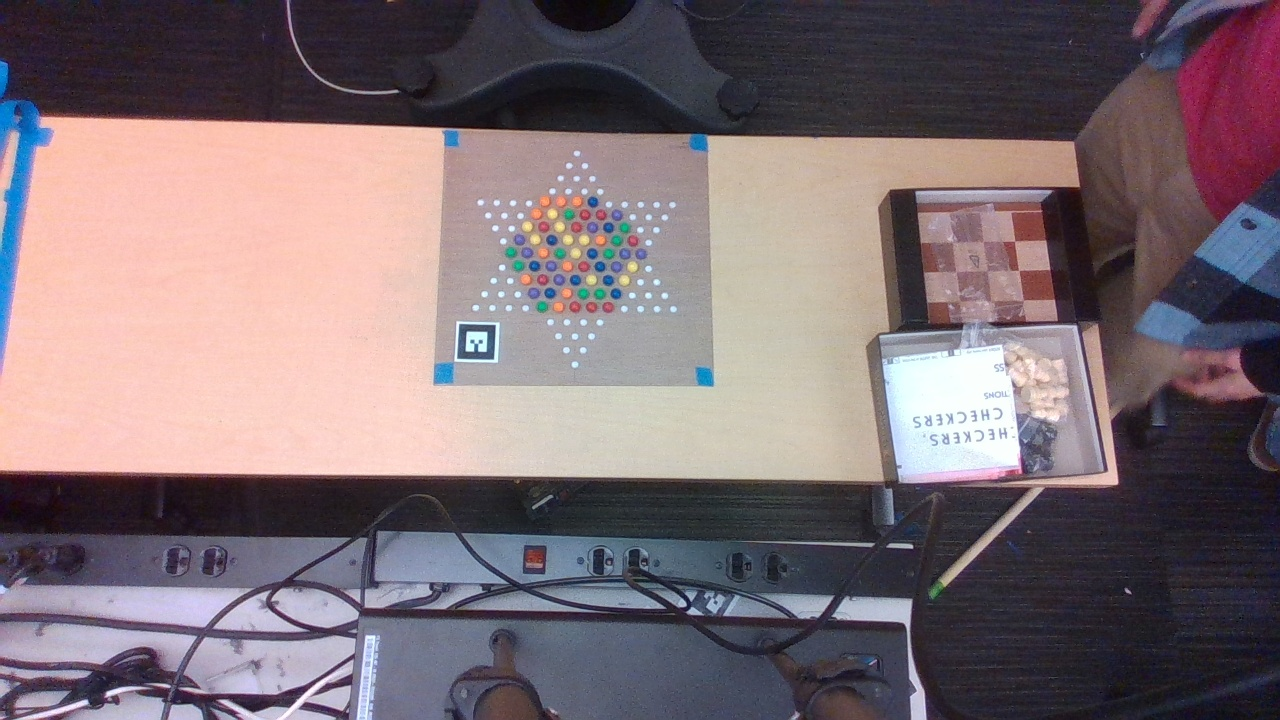
#> input picture src/internal/src/cv/original_images/new_image_26.jpg, 1280 x 720 px, found by its file name
$ python hsv_color_segmenter.py
#> lines starting #> are read from the running program, lines starting #| are printed output that depends on the picture; after the words box and inside, x2 and y2 are one past the last pixel; in counts of white or black regions, pixels touching at a corner belong together
import cv2
import numpy as np

# Load an image
image = cv2.imread(r"/home/cc/ee106a/fa24/class/ee106a-air/ros_workspaces/chinese_checkers/src/internal/src/cv/original_images/new_image_26.jpg")  # Replace with your image path
#> image is the input picture: shape (720, 1280, 3); mean B, G, R 116.3, 111, 125.9
cv2.namedWindow('image')

# Create trackbars
cv2.createTrackbar('HMin', 'image', 0, 179, lambda x: None)  # Hue is from 0-179 in OpenCV
#> slider 'HMin' is set to 35
cv2.createTrackbar('SMin', 'image', 0, 255, lambda x: None)
#> slider 'SMin' is set to 51
cv2.createTrackbar('VMin', 'image', 0, 255, lambda x: None)
#> slider 'VMin' is set to 51
cv2.createTrackbar('HMax', 'image', 179, 179, lambda x: None)
cv2.createTrackbar('SMax', 'image', 255, 255, lambda x: None)
cv2.createTrackbar('VMax', 'image', 255, 255, lambda x: None)

while True:
    # Get current positions of all trackbars
    hMin = cv2.getTrackbarPos('HMin', 'image')
    sMin = cv2.getTrackbarPos('SMin', 'image')
    vMin = cv2.getTrackbarPos('VMin', 'image')
    hMax = cv2.getTrackbarPos('HMax', 'image')
    sMax = cv2.getTrackbarPos('SMax', 'image')
    vMax = cv2.getTrackbarPos('VMax', 'image')

    # Define the HSV range for the mask
    lower = np.array([hMin, sMin, vMin])
    upper = np.array([hMax, sMax, vMax])

    # Convert image to HSV
    hsv = cv2.cvtColor(image, cv2.COLOR_BGR2HSV)
#> hsv: shape (720, 1280, 3); mean H, S, V 92.9, 59.5, 134

    # Apply the mask
    mask = cv2.inRange(hsv, lower, upper)
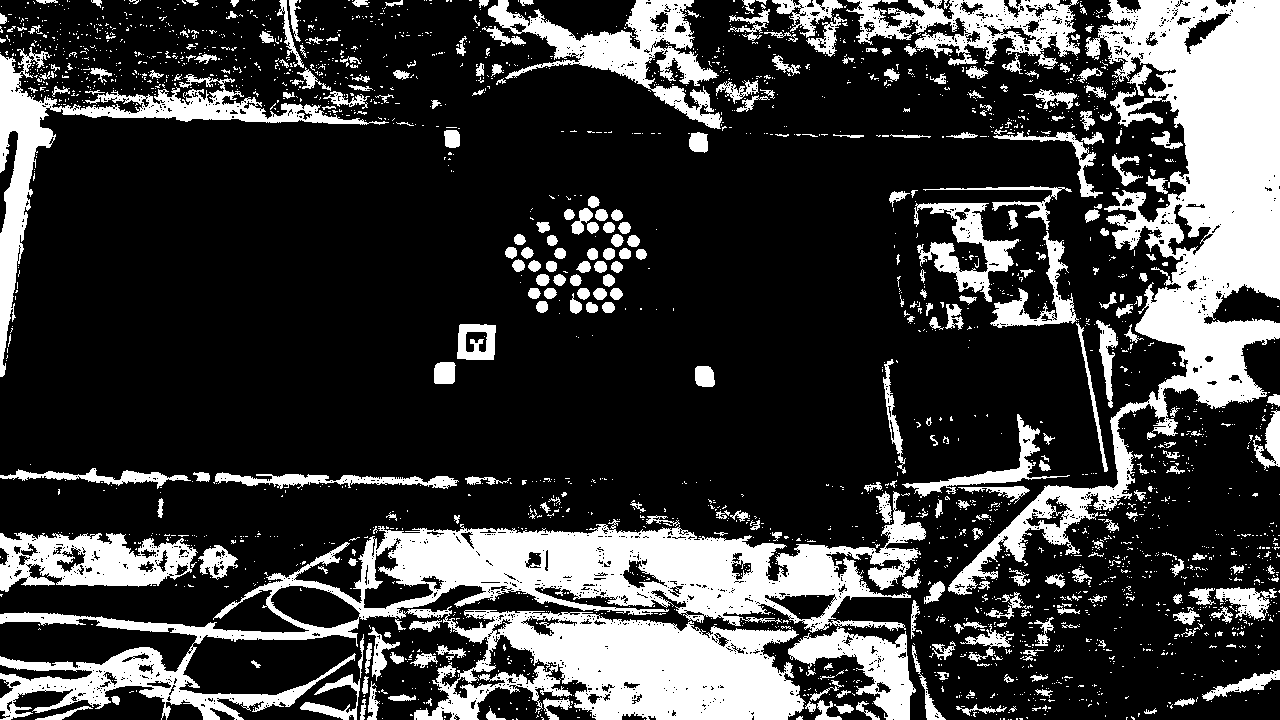
#> mask: shape (720, 1280); 24% white; 2624 white regions (2298 under 20 px), largest, box (x1, y1, x2, y2) and area: (0, 491, 926, 720) 72935, (948, 0, 1280, 595) 51276, (0, 47, 389, 377) 11989
    output = cv2.bitwise_and(image, image, mask=mask)
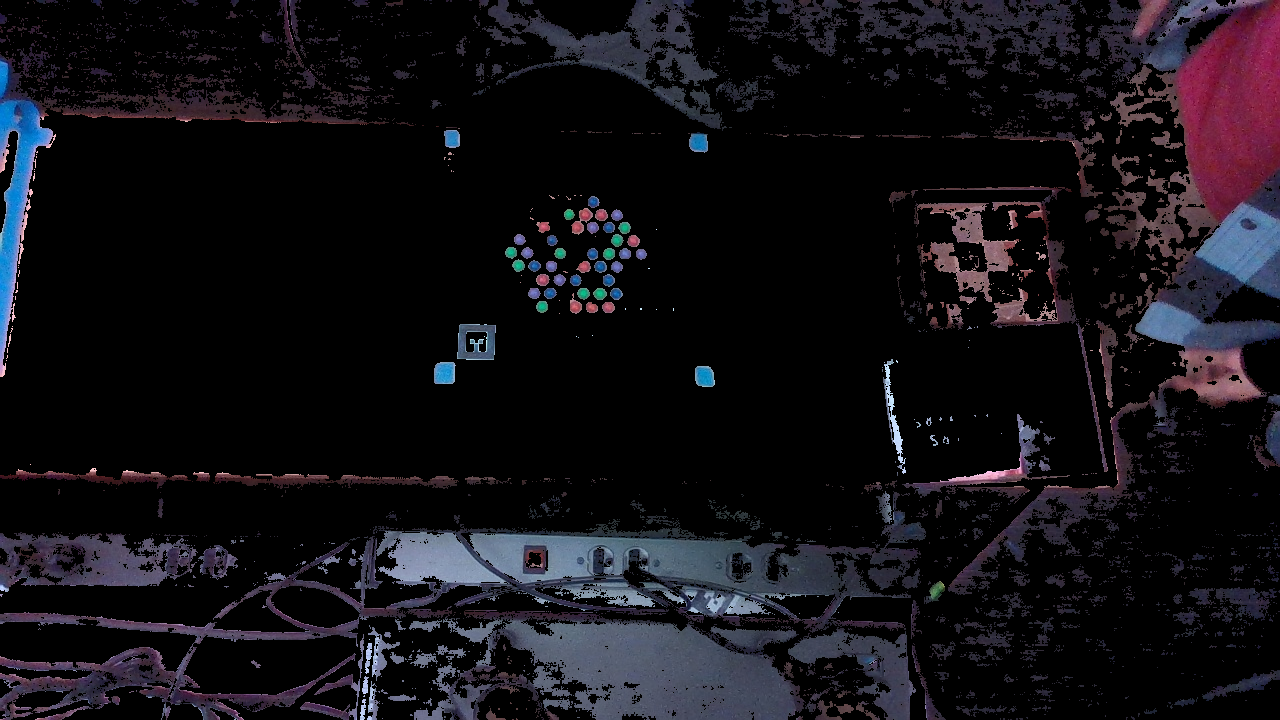
#> output: shape (720, 1280, 3); mean B, G, R 21.7, 16.8, 18.7

    # Display the result
    cv2.imshow('image', output)

    # Break the loop when 'q' is pressed
    if cv2.waitKey(1) & 0xFF == ord('q'):
#> (key q is pressed here)
        break

cv2.destroyAllWindows()

$ run again, with src/internal/src/cv/original_images/new_image_1.jpg copied over src/internal/src/cv/original_images/new_image_26.jpg
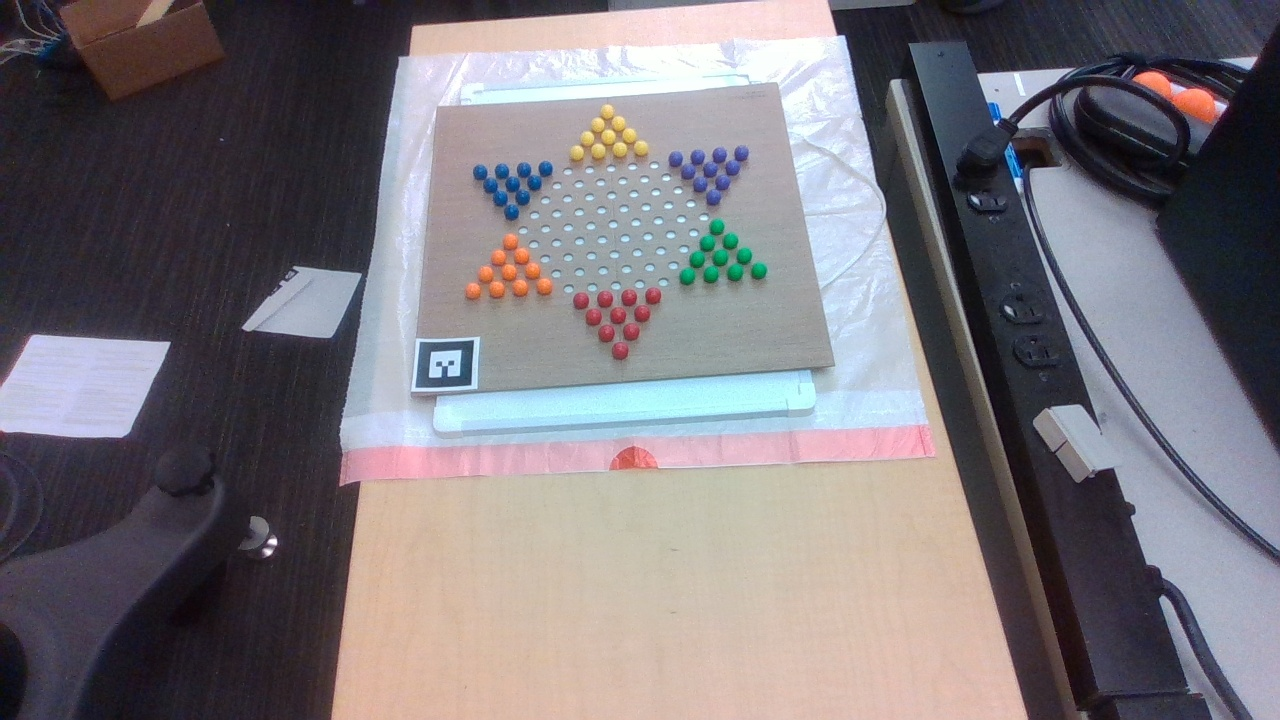
#> input picture src/internal/src/cv/original_images/new_image_1.jpg, 1280 x 720 px, found by its file name
#> image is the input picture: shape (720, 1280, 3); mean B, G, R 123.8, 118.2, 123.1
#> hsv: shape (720, 1280, 3); mean H, S, V 98.7, 50.6, 134.3
#> `mask = cv2.inRange(hsv, lower, upper)`:
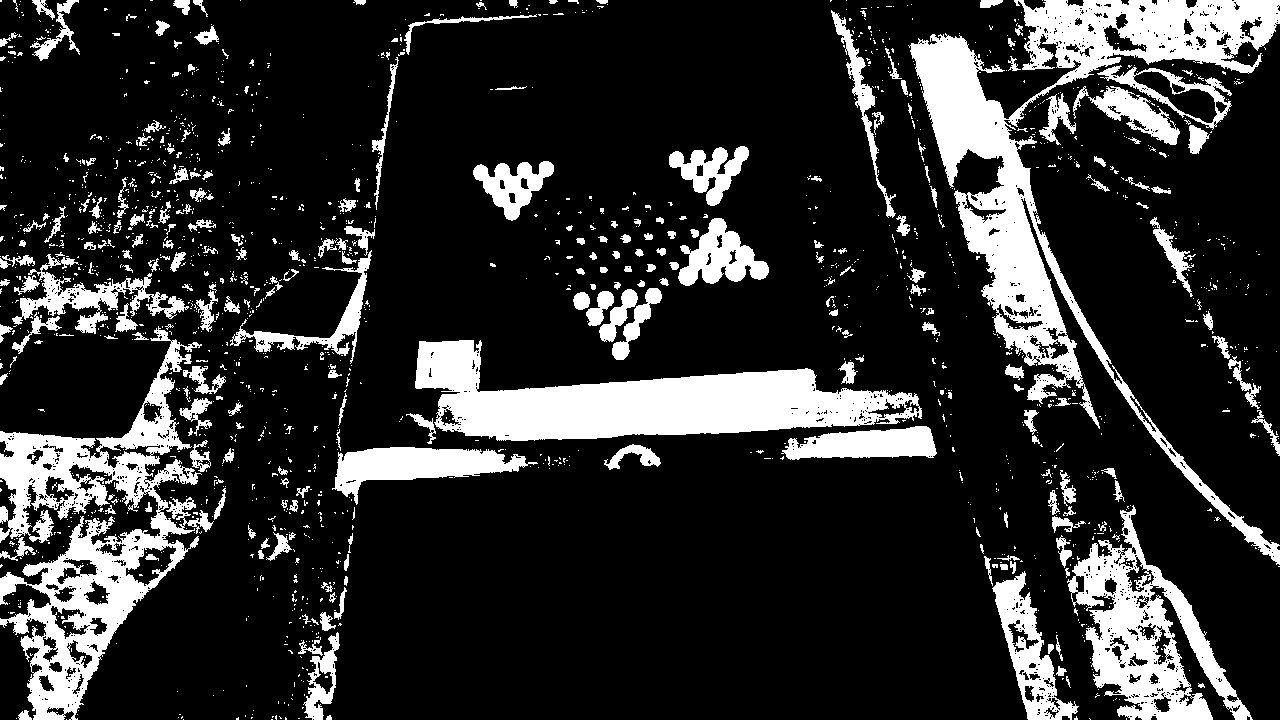
#> mask: shape (720, 1280); 18.2% white; 1787 white regions (1523 under 20 px), largest, box (x1, y1, x2, y2) and area: (908, 0, 1280, 565) 37654, (0, 326, 214, 720) 26340, (415, 340, 922, 441) 25866
#> `output = cv2.bitwise_and(image, image, mask=mask)`:
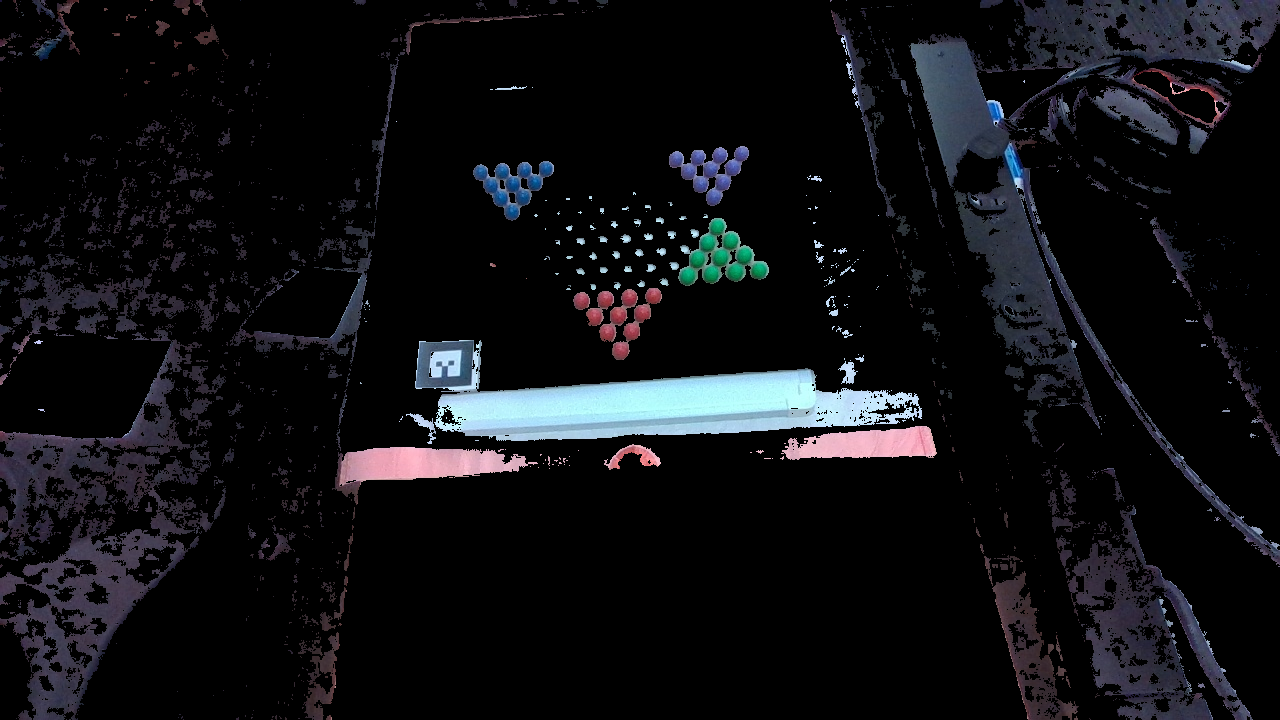
#> output: shape (720, 1280, 3); mean B, G, R 19.5, 16.5, 15.8
